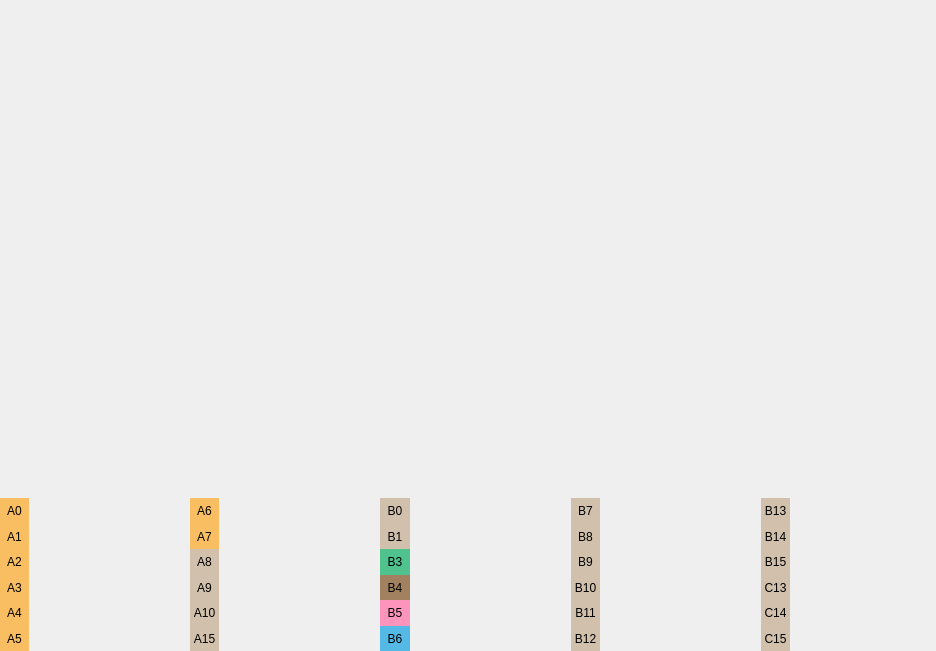
<?xml version="1.0" encoding="UTF-8"?>
<ui version="4.0">
 <class>PinsContrLite</class>
 <widget class="QWidget" name="PinsContrLite">
  <property name="geometry">
   <rect>
    <x>0</x>
    <y>0</y>
    <width>936</width>
    <height>651</height>
   </rect>
  </property>
  <layout class="QVBoxLayout" name="verticalLayout" stretch="12,0,4">
   <property name="spacing">
    <number>0</number>
   </property>
   <property name="leftMargin">
    <number>0</number>
   </property>
   <property name="topMargin">
    <number>0</number>
   </property>
   <property name="rightMargin">
    <number>0</number>
   </property>
   <property name="bottomMargin">
    <number>0</number>
   </property>
   <item>
    <widget class="QLabel" name="label_contrLiteImage">
     <property name="sizePolicy">
      <sizepolicy hsizetype="Ignored" vsizetype="Ignored">
       <horstretch>0</horstretch>
       <verstretch>0</verstretch>
      </sizepolicy>
     </property>
     <property name="text">
      <string notr="true"/>
     </property>
     <property name="pixmap">
      <pixmap resource="../resources.qrc">:/Images/pinout.png</pixmap>
     </property>
     <property name="scaledContents">
      <bool>true</bool>
     </property>
     <property name="alignment">
      <set>Qt::AlignCenter</set>
     </property>
    </widget>
   </item>
   <item>
    <spacer name="verticalSpacer">
     <property name="orientation">
      <enum>Qt::Vertical</enum>
     </property>
     <property name="sizeType">
      <enum>QSizePolicy::Preferred</enum>
     </property>
     <property name="sizeHint" stdset="0">
      <size>
       <width>20</width>
       <height>40</height>
      </size>
     </property>
    </spacer>
   </item>
   <item>
    <layout class="QGridLayout" name="layoutG_pins" rowstretch="1,1,1,1,1,1,0" columnstretch="1,5,0,1,5,0,1,5,0,1,5,0,1,5">
     <property name="rightMargin">
      <number>0</number>
     </property>
     <property name="spacing">
      <number>0</number>
     </property>
     <item row="5" column="0">
      <widget class="QLabel" name="text_6">
       <property name="styleSheet">
        <string notr="true">background-color: rgba(251, 176, 59, 200);
color: rgb(0, 0, 0);</string>
       </property>
       <property name="text">
        <string notr="true">A5</string>
       </property>
       <property name="alignment">
        <set>Qt::AlignCenter</set>
       </property>
      </widget>
     </item>
     <item row="0" column="9">
      <widget class="QLabel" name="text_19">
       <property name="styleSheet">
        <string notr="true">background-color: rgba(199, 178, 153, 200);
color: rgb(0, 0, 0);</string>
       </property>
       <property name="text">
        <string notr="true">B7</string>
       </property>
       <property name="alignment">
        <set>Qt::AlignCenter</set>
       </property>
      </widget>
     </item>
     <item row="2" column="3">
      <widget class="QLabel" name="text_9">
       <property name="styleSheet">
        <string notr="true">background-color: rgba(199, 178, 153, 200);
color: rgb(0, 0, 0);</string>
       </property>
       <property name="text">
        <string notr="true">A8</string>
       </property>
       <property name="alignment">
        <set>Qt::AlignCenter</set>
       </property>
      </widget>
     </item>
     <item row="0" column="11">
      <spacer name="horizontalSpacer_4">
       <property name="orientation">
        <enum>Qt::Horizontal</enum>
       </property>
       <property name="sizeType">
        <enum>QSizePolicy::Fixed</enum>
       </property>
       <property name="sizeHint" stdset="0">
        <size>
         <width>15</width>
         <height>10</height>
        </size>
       </property>
      </spacer>
     </item>
     <item row="0" column="5">
      <spacer name="horizontalSpacer_2">
       <property name="orientation">
        <enum>Qt::Horizontal</enum>
       </property>
       <property name="sizeType">
        <enum>QSizePolicy::Fixed</enum>
       </property>
       <property name="sizeHint" stdset="0">
        <size>
         <width>15</width>
         <height>10</height>
        </size>
       </property>
      </spacer>
     </item>
     <item row="3" column="6">
      <widget class="QLabel" name="text_16">
       <property name="styleSheet">
        <string notr="true">background-color: rgba(140, 98, 57, 200);
color: rgb(0, 0, 0);</string>
       </property>
       <property name="text">
        <string notr="true">B4</string>
       </property>
       <property name="alignment">
        <set>Qt::AlignCenter</set>
       </property>
      </widget>
     </item>
     <item row="5" column="9">
      <widget class="QLabel" name="text_24">
       <property name="styleSheet">
        <string notr="true">background-color: rgba(199, 178, 153, 200);
color: rgb(0, 0, 0);</string>
       </property>
       <property name="text">
        <string notr="true">B12</string>
       </property>
       <property name="alignment">
        <set>Qt::AlignCenter</set>
       </property>
      </widget>
     </item>
     <item row="0" column="8">
      <spacer name="horizontalSpacer_3">
       <property name="orientation">
        <enum>Qt::Horizontal</enum>
       </property>
       <property name="sizeType">
        <enum>QSizePolicy::Fixed</enum>
       </property>
       <property name="sizeHint" stdset="0">
        <size>
         <width>15</width>
         <height>10</height>
        </size>
       </property>
      </spacer>
     </item>
     <item row="5" column="6">
      <widget class="QLabel" name="text_18">
       <property name="styleSheet">
        <string notr="true">background-color: rgba(41, 171, 226, 200);
color: rgb(0, 0, 0);</string>
       </property>
       <property name="text">
        <string notr="true">B6</string>
       </property>
       <property name="alignment">
        <set>Qt::AlignCenter</set>
       </property>
      </widget>
     </item>
     <item row="2" column="6">
      <widget class="QLabel" name="text_15">
       <property name="styleSheet">
        <string notr="true">background-color: rgba(34, 181, 115, 200);
color: rgb(0, 0, 0);</string>
       </property>
       <property name="text">
        <string notr="true">B3</string>
       </property>
       <property name="alignment">
        <set>Qt::AlignCenter</set>
       </property>
      </widget>
     </item>
     <item row="1" column="12">
      <widget class="QLabel" name="text_26">
       <property name="styleSheet">
        <string notr="true">background-color: rgba(199, 178, 153, 200);
color: rgb(0, 0, 0);</string>
       </property>
       <property name="text">
        <string notr="true">B14</string>
       </property>
       <property name="alignment">
        <set>Qt::AlignCenter</set>
       </property>
      </widget>
     </item>
     <item row="1" column="2">
      <spacer name="horizontalSpacer">
       <property name="orientation">
        <enum>Qt::Horizontal</enum>
       </property>
       <property name="sizeType">
        <enum>QSizePolicy::Fixed</enum>
       </property>
       <property name="sizeHint" stdset="0">
        <size>
         <width>15</width>
         <height>10</height>
        </size>
       </property>
      </spacer>
     </item>
     <item row="3" column="12">
      <widget class="QLabel" name="text_28">
       <property name="styleSheet">
        <string notr="true">background-color: rgba(199, 178, 153, 200);
color: rgb(0, 0, 0);</string>
       </property>
       <property name="text">
        <string notr="true">C13</string>
       </property>
       <property name="alignment">
        <set>Qt::AlignCenter</set>
       </property>
      </widget>
     </item>
     <item row="4" column="12">
      <widget class="QLabel" name="text_29">
       <property name="styleSheet">
        <string notr="true">background-color: rgba(199, 178, 153, 200);
color: rgb(0, 0, 0);</string>
       </property>
       <property name="text">
        <string notr="true">C14</string>
       </property>
       <property name="alignment">
        <set>Qt::AlignCenter</set>
       </property>
      </widget>
     </item>
     <item row="1" column="6">
      <widget class="QLabel" name="text_14">
       <property name="styleSheet">
        <string notr="true">background-color: rgba(199, 178, 153, 200);
color: rgb(0, 0, 0);</string>
       </property>
       <property name="text">
        <string notr="true">B1</string>
       </property>
       <property name="alignment">
        <set>Qt::AlignCenter</set>
       </property>
      </widget>
     </item>
     <item row="1" column="9">
      <widget class="QLabel" name="text_20">
       <property name="styleSheet">
        <string notr="true">background-color: rgba(199, 178, 153, 200);
color: rgb(0, 0, 0);</string>
       </property>
       <property name="text">
        <string notr="true">B8</string>
       </property>
       <property name="alignment">
        <set>Qt::AlignCenter</set>
       </property>
      </widget>
     </item>
     <item row="4" column="9">
      <widget class="QLabel" name="text_23">
       <property name="styleSheet">
        <string notr="true">background-color: rgba(199, 178, 153, 200);
color: rgb(0, 0, 0);</string>
       </property>
       <property name="text">
        <string notr="true">B11</string>
       </property>
       <property name="alignment">
        <set>Qt::AlignCenter</set>
       </property>
      </widget>
     </item>
     <item row="0" column="6">
      <widget class="QLabel" name="text_13">
       <property name="styleSheet">
        <string notr="true">background-color: rgba(199, 178, 153, 200);
color: rgb(0, 0, 0);</string>
       </property>
       <property name="text">
        <string notr="true">B0</string>
       </property>
       <property name="alignment">
        <set>Qt::AlignCenter</set>
       </property>
      </widget>
     </item>
     <item row="2" column="0">
      <widget class="QLabel" name="text_3">
       <property name="styleSheet">
        <string notr="true">background-color: rgba(251, 176, 59, 200);
color: rgb(0, 0, 0);</string>
       </property>
       <property name="text">
        <string notr="true">A2</string>
       </property>
       <property name="alignment">
        <set>Qt::AlignCenter</set>
       </property>
      </widget>
     </item>
     <item row="3" column="0">
      <widget class="QLabel" name="text_4">
       <property name="styleSheet">
        <string notr="true">background-color: rgba(251, 176, 59, 200);
color: rgb(0, 0, 0);</string>
       </property>
       <property name="text">
        <string notr="true">A3</string>
       </property>
       <property name="alignment">
        <set>Qt::AlignCenter</set>
       </property>
      </widget>
     </item>
     <item row="0" column="0">
      <widget class="QLabel" name="text">
       <property name="sizePolicy">
        <sizepolicy hsizetype="Minimum" vsizetype="Preferred">
         <horstretch>0</horstretch>
         <verstretch>0</verstretch>
        </sizepolicy>
       </property>
       <property name="styleSheet">
        <string notr="true">background-color: rgba(251, 176, 59, 200);
color: rgb(0, 0, 0);</string>
       </property>
       <property name="text">
        <string notr="true">A0</string>
       </property>
       <property name="alignment">
        <set>Qt::AlignCenter</set>
       </property>
      </widget>
     </item>
     <item row="2" column="9">
      <widget class="QLabel" name="text_21">
       <property name="styleSheet">
        <string notr="true">background-color: rgba(199, 178, 153, 200);
color: rgb(0, 0, 0);</string>
       </property>
       <property name="text">
        <string notr="true">B9</string>
       </property>
       <property name="alignment">
        <set>Qt::AlignCenter</set>
       </property>
      </widget>
     </item>
     <item row="3" column="3">
      <widget class="QLabel" name="text_10">
       <property name="styleSheet">
        <string notr="true">background-color: rgba(199, 178, 153, 200);
color: rgb(0, 0, 0);</string>
       </property>
       <property name="text">
        <string notr="true">A9</string>
       </property>
       <property name="alignment">
        <set>Qt::AlignCenter</set>
       </property>
      </widget>
     </item>
     <item row="0" column="12">
      <widget class="QLabel" name="text_25">
       <property name="styleSheet">
        <string notr="true">background-color: rgba(199, 178, 153, 200);
color: rgb(0, 0, 0);</string>
       </property>
       <property name="text">
        <string notr="true">B13</string>
       </property>
       <property name="alignment">
        <set>Qt::AlignCenter</set>
       </property>
      </widget>
     </item>
     <item row="5" column="12">
      <widget class="QLabel" name="text_30">
       <property name="styleSheet">
        <string notr="true">background-color: rgba(199, 178, 153, 200);
color: rgb(0, 0, 0);</string>
       </property>
       <property name="text">
        <string notr="true">C15</string>
       </property>
       <property name="alignment">
        <set>Qt::AlignCenter</set>
       </property>
      </widget>
     </item>
     <item row="1" column="0">
      <widget class="QLabel" name="text_2">
       <property name="styleSheet">
        <string notr="true">background-color: rgba(251, 176, 59, 200);
color: rgb(0, 0, 0);</string>
       </property>
       <property name="text">
        <string notr="true">A1</string>
       </property>
       <property name="alignment">
        <set>Qt::AlignCenter</set>
       </property>
      </widget>
     </item>
     <item row="4" column="6">
      <widget class="QLabel" name="text_17">
       <property name="styleSheet">
        <string notr="true">background-color: rgba(255, 123, 172, 200);
color: rgb(0, 0, 0);</string>
       </property>
       <property name="text">
        <string notr="true">B5</string>
       </property>
       <property name="alignment">
        <set>Qt::AlignCenter</set>
       </property>
      </widget>
     </item>
     <item row="4" column="0">
      <widget class="QLabel" name="text_5">
       <property name="styleSheet">
        <string notr="true">background-color: rgba(251, 176, 59, 200);
color: rgb(0, 0, 0);</string>
       </property>
       <property name="text">
        <string notr="true">A4</string>
       </property>
       <property name="alignment">
        <set>Qt::AlignCenter</set>
       </property>
      </widget>
     </item>
     <item row="1" column="3">
      <widget class="QLabel" name="text_8">
       <property name="styleSheet">
        <string notr="true">background-color: rgba(251, 176, 59, 200);
color: rgb(0, 0, 0);</string>
       </property>
       <property name="text">
        <string notr="true">A7</string>
       </property>
       <property name="alignment">
        <set>Qt::AlignCenter</set>
       </property>
      </widget>
     </item>
     <item row="5" column="3">
      <widget class="QLabel" name="text_12">
       <property name="styleSheet">
        <string notr="true">background-color: rgba(199, 178, 153, 200);
color: rgb(0, 0, 0);</string>
       </property>
       <property name="text">
        <string notr="true">A15</string>
       </property>
       <property name="alignment">
        <set>Qt::AlignCenter</set>
       </property>
      </widget>
     </item>
     <item row="4" column="3">
      <widget class="QLabel" name="text_11">
       <property name="styleSheet">
        <string notr="true">background-color: rgba(199, 178, 153, 200);
color: rgb(0, 0, 0);</string>
       </property>
       <property name="text">
        <string notr="true">A10</string>
       </property>
       <property name="alignment">
        <set>Qt::AlignCenter</set>
       </property>
      </widget>
     </item>
     <item row="3" column="9">
      <widget class="QLabel" name="text_22">
       <property name="styleSheet">
        <string notr="true">background-color: rgba(199, 178, 153, 200);
color: rgb(0, 0, 0);</string>
       </property>
       <property name="text">
        <string notr="true">B10</string>
       </property>
       <property name="alignment">
        <set>Qt::AlignCenter</set>
       </property>
      </widget>
     </item>
     <item row="0" column="3">
      <widget class="QLabel" name="text_7">
       <property name="styleSheet">
        <string notr="true">background-color: rgba(251, 176, 59, 200);
color: rgb(0, 0, 0);</string>
       </property>
       <property name="text">
        <string notr="true">A6</string>
       </property>
       <property name="alignment">
        <set>Qt::AlignCenter</set>
       </property>
      </widget>
     </item>
     <item row="2" column="12">
      <widget class="QLabel" name="text_27">
       <property name="styleSheet">
        <string notr="true">background-color: rgba(199, 178, 153, 200);
color: rgb(0, 0, 0);</string>
       </property>
       <property name="text">
        <string notr="true">B15</string>
       </property>
       <property name="alignment">
        <set>Qt::AlignCenter</set>
       </property>
      </widget>
     </item>
     <item row="6" column="4">
      <spacer name="horizontalSpacer_5">
       <property name="orientation">
        <enum>Qt::Horizontal</enum>
       </property>
       <property name="sizeType">
        <enum>QSizePolicy::Preferred</enum>
       </property>
       <property name="sizeHint" stdset="0">
        <size>
         <width>0</width>
         <height>0</height>
        </size>
       </property>
      </spacer>
     </item>
     <item row="6" column="7">
      <spacer name="horizontalSpacer_6">
       <property name="orientation">
        <enum>Qt::Horizontal</enum>
       </property>
       <property name="sizeType">
        <enum>QSizePolicy::Preferred</enum>
       </property>
       <property name="sizeHint" stdset="0">
        <size>
         <width>0</width>
         <height>0</height>
        </size>
       </property>
      </spacer>
     </item>
     <item row="6" column="10">
      <spacer name="horizontalSpacer_7">
       <property name="orientation">
        <enum>Qt::Horizontal</enum>
       </property>
       <property name="sizeType">
        <enum>QSizePolicy::Preferred</enum>
       </property>
       <property name="sizeHint" stdset="0">
        <size>
         <width>0</width>
         <height>0</height>
        </size>
       </property>
      </spacer>
     </item>
     <item row="6" column="13">
      <spacer name="horizontalSpacer_8">
       <property name="orientation">
        <enum>Qt::Horizontal</enum>
       </property>
       <property name="sizeType">
        <enum>QSizePolicy::Preferred</enum>
       </property>
       <property name="sizeHint" stdset="0">
        <size>
         <width>0</width>
         <height>0</height>
        </size>
       </property>
      </spacer>
     </item>
     <item row="6" column="1">
      <spacer name="horizontalSpacer_9">
       <property name="orientation">
        <enum>Qt::Horizontal</enum>
       </property>
       <property name="sizeType">
        <enum>QSizePolicy::Preferred</enum>
       </property>
       <property name="sizeHint" stdset="0">
        <size>
         <width>0</width>
         <height>0</height>
        </size>
       </property>
      </spacer>
     </item>
    </layout>
   </item>
  </layout>
 </widget>
 <resources>
  <include location="../resources.qrc"/>
 </resources>
 <connections/>
</ui>
